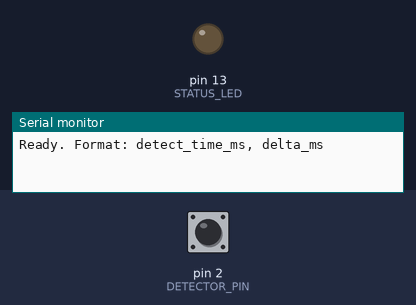
Recording of a sketch running on a simulated Arduino Uno, built with avr-gcc and run on an emulated ATmega328P. On the bench: output pins drawn as LEDs (lit = HIGH), the last lines printed to the serial monitor. The test bench sets the inputs (shaded band); at power-on: pin 2 (DETECTOR_PIN) HIGH.

Above: at 1.2 s.
1.3 s: pin 2 (DETECTOR_PIN) pulled LOW for 0.15 s
At 2.5 s:
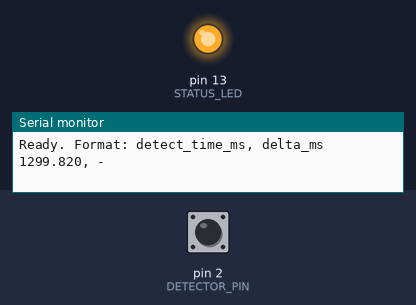
2.9 s: pin 2 (DETECTOR_PIN) pulled LOW for 1 s
At 3.8 s:
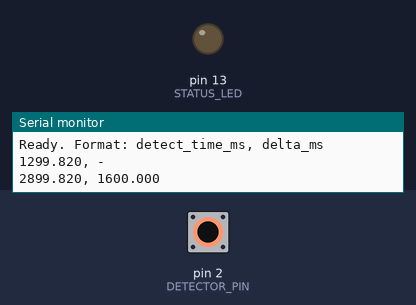
5.4 s: pin 2 (DETECTOR_PIN) pulled LOW for 3.2 s
At 5.7 s:
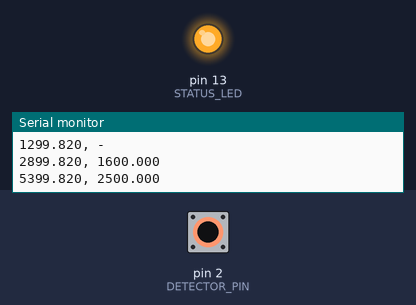
Timing chart, 0 to 8.4 s (numbered marks = the images above; inputs shaded):
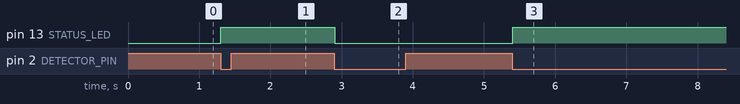

The sketch:

detector_only_code.ino
```cpp
/*
  850nm IR Laser Detector: timestamped detections only
  Interrupt-based, prints time of each detection and delta since the last
*/

const int DETECTOR_PIN = 2;            // must be an interrupt pin (D2 or D3 on Uno/Nano)
const int STATUS_LED = LED_BUILTIN;

const unsigned long DEBOUNCE_US = 10000;   // ignore re-triggers within 10 ms (noise filter)

const int BUF_SIZE = 32;
volatile unsigned long stamps[BUF_SIZE];
volatile byte head = 0;
byte tail = 0;
volatile unsigned long lastAcceptedUs = 0;

unsigned long prevDetectUs = 0;
bool havePrev = false;

void onDetect() {
  unsigned long now = micros();
  if (now - lastAcceptedUs < DEBOUNCE_US) return;   // reject noise bursts
  lastAcceptedUs = now;

  byte next = (head + 1) % BUF_SIZE;
  if (next != tail) {                               // drop if buffer full
    stamps[head] = now;
    head = next;
  }
}

void setup() {
  Serial.begin(115200);
  pinMode(DETECTOR_PIN, INPUT_PULLUP);
  pinMode(STATUS_LED, OUTPUT);

  // Detector pulls LOW when it sees the laser -> trigger on FALLING edge
  attachInterrupt(digitalPinToInterrupt(DETECTOR_PIN), onDetect, FALLING);

  Serial.println("Ready. Format: detect_time_ms, delta_ms");
}

void loop() {
  while (tail != head) {
    noInterrupts();
    unsigned long t = stamps[tail];
    tail = (tail + 1) % BUF_SIZE;
    interrupts();

    Serial.print(t / 1000.0, 3);               // absolute time since boot, ms
    Serial.print(", ");
    if (havePrev) {
      Serial.println((t - prevDetectUs) / 1000.0, 3);   // delta, ms
    } else {
      Serial.println("-");
    }
    prevDetectUs = t;
    havePrev = true;

    digitalWrite(STATUS_LED, !digitalRead(STATUS_LED));  // toggle LED per detection
  }
}
```

Measured:
- after the input at 1.3 s, pin 13 (STATUS_LED): LOW → HIGH at once
- after the input at 2.9 s, pin 13 (STATUS_LED): HIGH → LOW at once
- after the input at 5.4 s, pin 13 (STATUS_LED): LOW → HIGH at once
